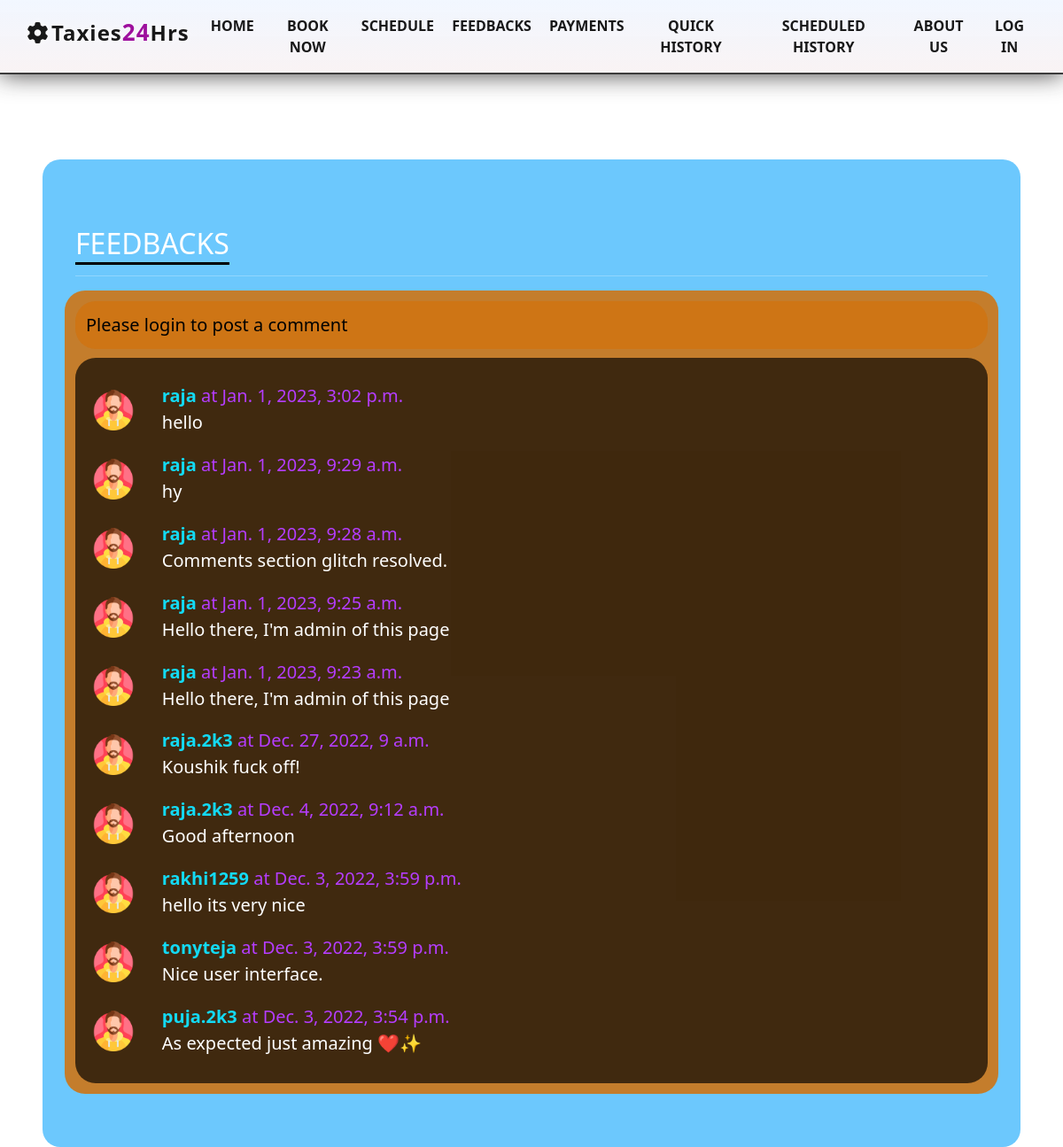
The app's page /feedback/, older data.
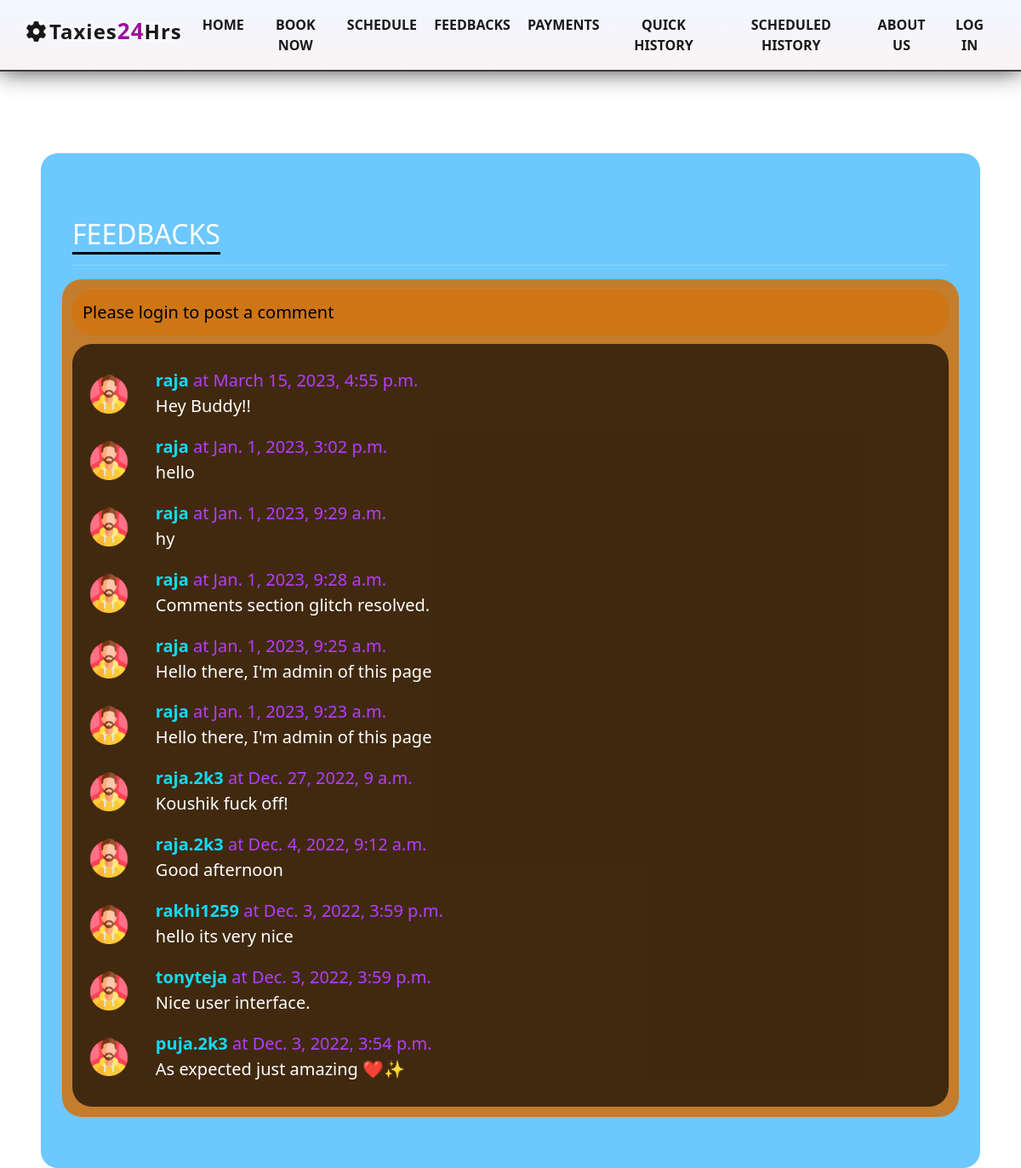
The same page, newer data.
### Rentals/models.py (models this page shows, shortened)
class FeedbackDB(models.Model):
    sno = models.AutoField(primary_key=True)
    comment = models.TextField()
    user = models.ForeignKey(User, on_delete=models.CASCADE)
    parent = models.ForeignKey('self', on_delete=models.CASCADE, null=True)
    timestamp = models.DateTimeField(default=now)

### Rentals/views.py (the view)
# urls.py: path('feedback/', views.Feedback, name='feedback'),
def Feedback(request):
    if request.method == "POST":
        comment = request.POST.get('comment')
        user = request.user
        comment = FeedbackDB(comment=comment, user=user)
        comment.save()
        messages.success(request, "Your comment has been posted successfully")
    comments = FeedbackDB.objects.all().order_by('sno').reverse()
    context = {'comments': comments, 'user': request.user}
    return render(request, 'Rentals/blog.html', context)

### Rentals/templates/Rentals/blog.html (shortened to what this page needs)
{% extends 'base.html' %}
{% block body %}
<div class="feedbackcontainer">
    <div class="container my-3">
        <h2 class="blog-post-title">FEEDBACKS</h2>
        <hr>
    </div>
    <div class="feedinfo">
        {% if user.is_authenticated %}
        <form action="" method="post">
            {% csrf_token %}
            <div class="form-group">
                <label for="exampleInputEmail1"><b>POST COMMENT</b></label>
                <input type="text" class="form-control" name="comment" placeholder="Enter comment here" required>
            </div>
            <button type="submit" class="feedbutton">Submit</button>
        </form>
    </div>
    {% else %}
    <div class="feedinfo">
        Please login to post a comment
    </div>
    {% endif %}
    <div class="feedbody">
        {% for comment in comments %}
        <div class="row my-3">
            <div class="col-md-1">
                <div class="ulogo">
                    <img class="rounded mx-auto d-block w-100 p-2" src="/static/styles/Images&Gifs/user.png" alt="user">
                </div>
            </div>
            <div class="col-md-11 ">
                <b> {{comment.user.username}} </b> <span>at {{comment.timestamp}}</span>
                <div> {{comment.comment}} </div>
            </div>
        </div>
        {% endfor %}
    </div>
    {% endblock %}

Row changes from the older to the newer data that the page shows:
added FeedbackDB: user.username "raja", timestamp "March 15, 2023, 4:55 p.m.", comment "Hey Buddy!!"
